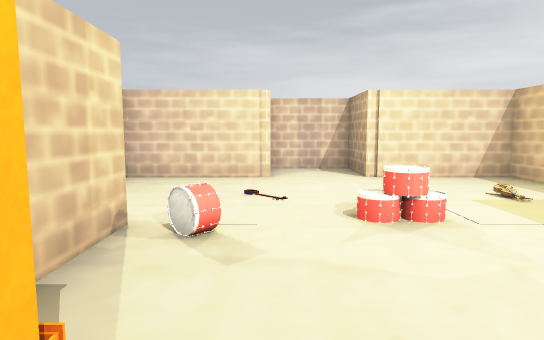
view 1 (above)

12 first-person views from a walk through a Unity game level. The camera is 1.4 m above the floor, tilts 6° down and sees 75° across. The floor is counted in squares, 1 m on a side. Each view is taken from the middle of a square. On the plan, view 1 faces up. The plan holds only what a view shows up to about 15 squares ahead; the rest is blank.

view 2
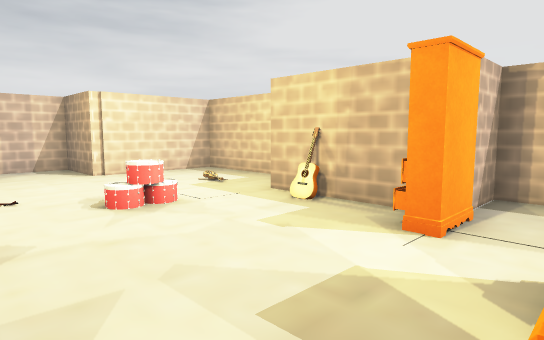

view 3
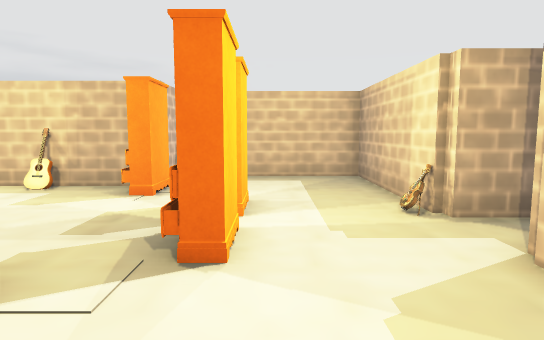

view 4
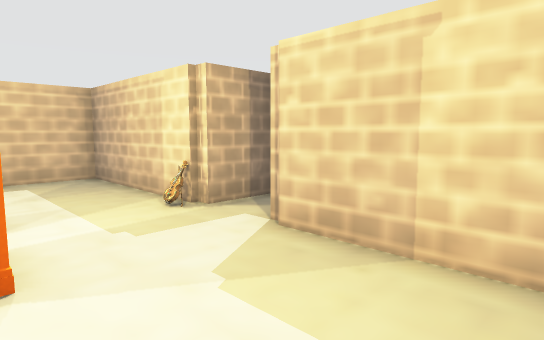

view 5
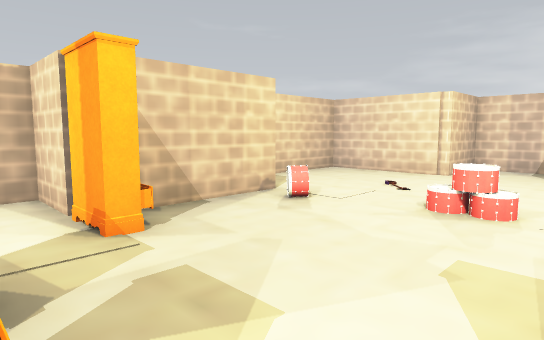

view 6
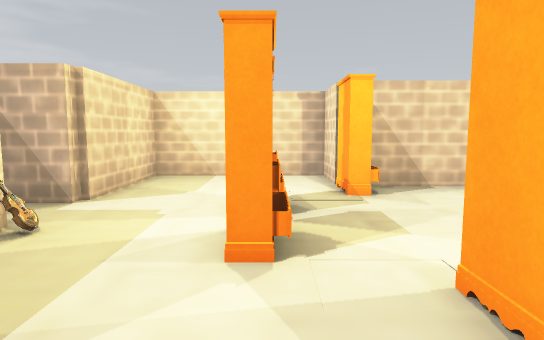

view 7
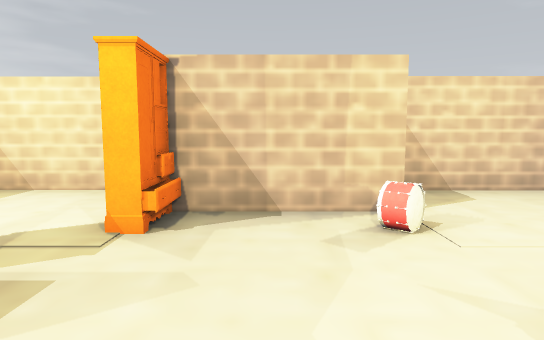

view 8
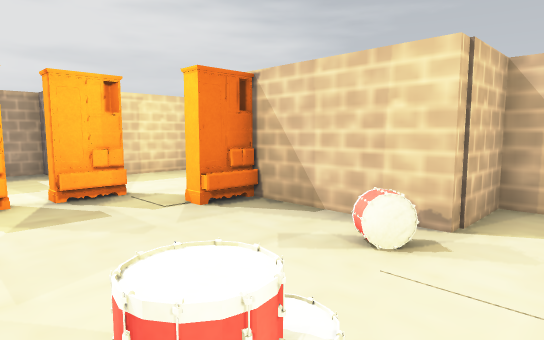

view 9
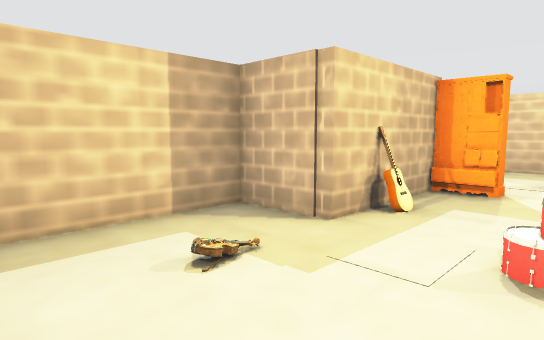

view 10
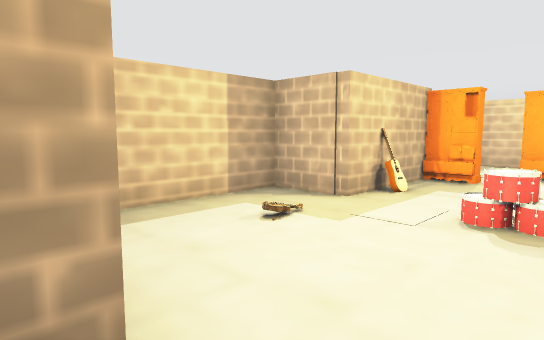

view 11
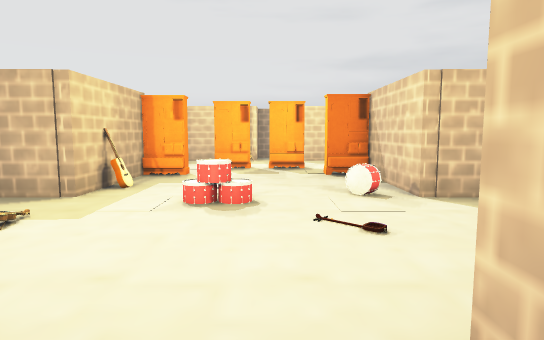

view 12
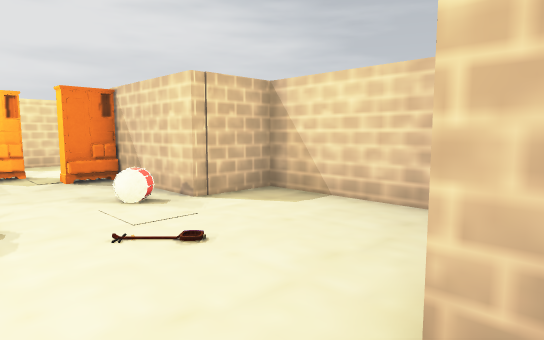

### Floor plan
Points are (right, up) in squares from view 1. A wall is a line through its corners. A room is listed if a view was taken in it or the views show most of it. See-through windows are left out.
Room 1 (views 1, 2, 3, 4, 5, 6, 7, 8, 9, 10, 11, 12)
walls: (5.3, 1.5) (5.3, 5.4) (7.5, 5.4) (7.5, 11.1) (3, 11.1) (3, 13.9) (-0.1, 13.9) (-0.1, 11.1) (-4.5, 11.1) (-4.5, 5.4) (-2.2, 5.4) (-2.2, 1.5); (-2.5, 0.7) (-4.5, 0.7) (-4.5, -4.8) (-0.1, -4.8); (2.4, -4.8) (7.5, -4.8) (7.5, 0.9) (5.9, 0.9); (-0.4, -5) (-0.1, -5) (-0.1, -6.9) (1.1, -6.9); (1.8, -6.8) (1.8, -5.4)
objects: other object (-2, 1) to (-1, 1); drum (-1, 5); other object (0, -1) to (1, -1); other object (2, -5); other object (2, -1) to (3, -1); other object (4, 1) to (5, 1); guitar (5, 4)

Where each view was taken, in squares from view 1:
view 1: 0 up, 0 right, facing up
view 2: 1 down, 1 left, facing up-right
view 3: 2 down, 4 left, facing right
view 4: 1 down, 4 left, facing down-right
view 5: 1 down, 4 right, facing up-left
view 6: 1 down, 7 right, facing left
view 7: 3 up, 4 right, facing left
view 8: 7 up, 3 right, facing down-left
view 9: 10 up, 2 right, facing down-right
view 10: 12 up, 1 right, facing down-right
view 11: 13 up, 1 right, facing down
view 12: 12 up, 2 right, facing down-left
